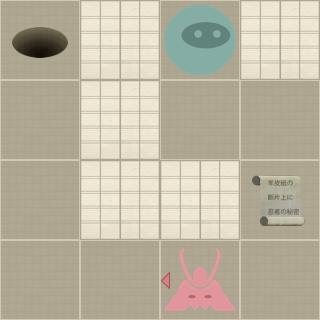

Rendered tile map (Tiled .tmx) drawn with the repository's tilesets; below, a short description and the map source with its tile grids summarised:
An orthogonal 4x4 tile map with 80x80 px tiles, 2 tile layers (Level, Actors).

<map version="1.0" orientation="orthogonal" width="4" height="4" tilewidth="80" tileheight="80">
 <properties>
  <property name="moves" value="12" />
 </properties>
 <tileset firstgid="1" name="tiles" tilewidth="80" tileheight="80" spacing="2" margin="2">
  <image source="tiles-ipad.png" width="512" height="512" />
  <tile id="0">
   <properties>
    <property name="actor" value="exit" />
   </properties>
  </tile>
  <tile id="2">
   <properties>
    <property name="actor" value="guard" />
    <property name="direction" value="down" />
   </properties>
  </tile>
  <tile id="3">
   <properties>
    <property name="actor" value="guard" />
    <property name="direction" value="left" />
   </properties>
  </tile>
  <tile id="4">
   <properties>
    <property name="actor" value="guard" />
    <property name="direction" value="right" />
   </properties>
  </tile>
  <tile id="5">
   <properties>
    <property name="actor" value="guard" />
    <property name="direction" value="up" />
   </properties>
  </tile>
  <tile id="7">
   <properties>
    <property name="actor" value="player" />
   </properties>
  </tile>
  <tile id="8">
   <properties>
    <property name="actor" value="scroll" />
   </properties>
  </tile>
  <tile id="9">
   <properties>
    <property name="wall" value="1" />
   </properties>
  </tile>
 </tileset>
 <layer name="Level" width="4" height="4">
  <data>[16 cells, 16 non-empty, 2 distinct tile ids]</data>
 </layer>
 <layer name="Actors" width="4" height="4">
  <data>[16 cells, 4 non-empty, 4 distinct tile ids]</data>
 </layer>
</map>
